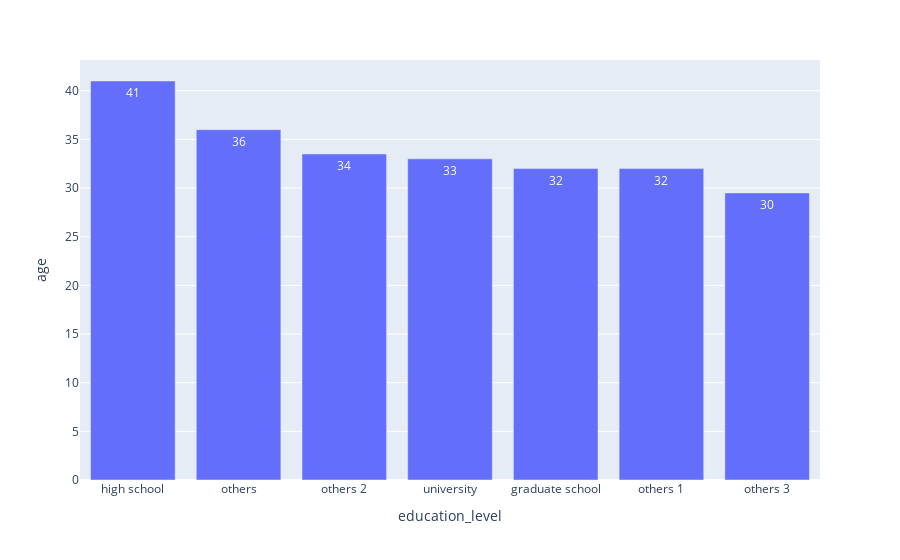

Notebook cell for this chart:
### Markdown cell above
## Average Education level by Age

### Code cell
# Median age by education level
avgAgeEdu = df1.groupby('education_level')['age'].median().sort_values(ascending=False).reset_index()

# urutan
urutanEdu = {0: 'others', 1: 'graduate school', 2: 'university', 3: 'high school', 4: 'others 1', 5: 'others 2', 6: 'others 3'}

# apply urutan
avgAgeEdu['education_level'] = avgAgeEdu['education_level'].map(urutanEdu)

fig = px.bar(avgAgeEdu, x='education_level', y='age', orientation='v',text_auto='.2s')
fig.show()

avgAgeEdu

### Figure 1 — Plotly figure (JSON) as saved in the notebook; plotly's stock layout.template omitted (floating-point values rounded to 4 significant figures)
{"data": [{"alignmentgroup": "True", "hovertemplate": "education_level=%{x}<br>age=%{y}<extra></extra>", "legendgroup": "", "marker": {"color": "#636efa", "pattern": {"shape": ""}}, "name": "", "offsetgroup": "", "orientation": "v", "showlegend": false, "textposition": "auto", "texttemplate": "%{y:.2s}", "type": "bar", "x": ["high school", "others", "others 2", "university", "graduate school", "others 1", "others 3"], "xaxis": "x", "y": [41, 36, 33.5, 33, 32, 32, 29.5], "yaxis": "y"}], "layout": {"barmode": "relative", "legend": {"tracegroupgap": 0}, "margin": {"t": 60}, "xaxis": {"anchor": "y", "domain": [0, 1], "title": {"text": "education_level"}}, "yaxis": {"anchor": "x", "domain": [0, 1], "title": {"text": "age"}}}}
